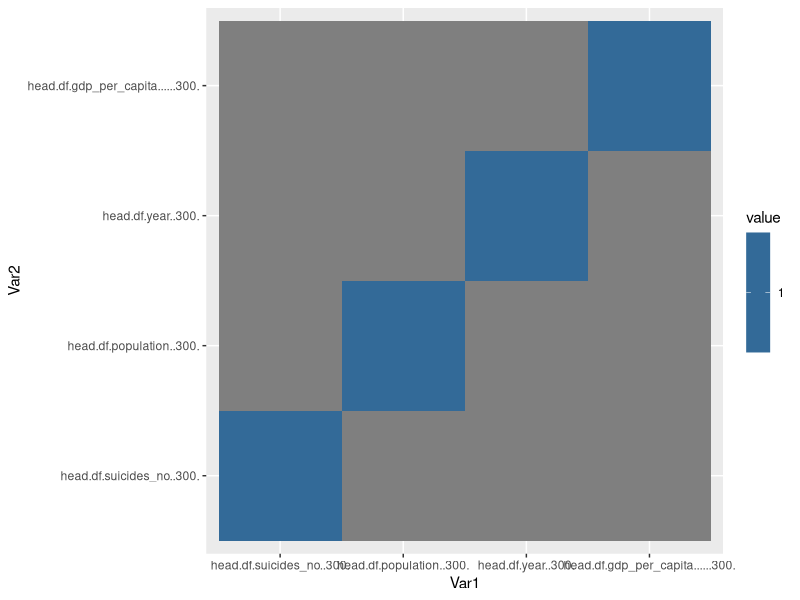
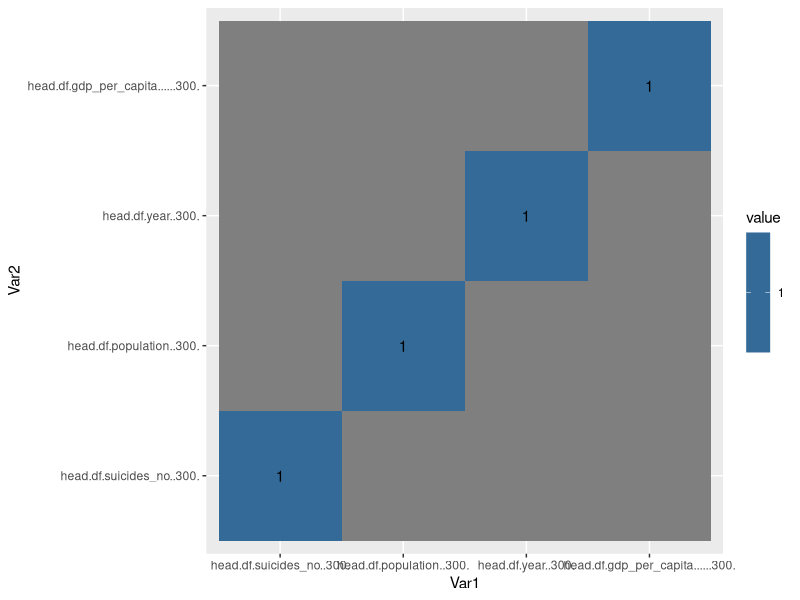

Source code (R) for these figures, in order:
print(getwd())
df<-read.csv("suicide_data.csv")
#print(head(df))

df2<-data.frame(head(df$suicides_no,300),head(df$population,300),head(df$year,300),head(df$gdp_per_capita....,300))
#print(sapply(df2,class))  
cormat <- round(cor(df2),2)  #Finding correlation matrix
print(head(cormat))

#install.packages("ggplot2") 
#install.packages("reshape2")
library(reshape2)
melted_cormat <- melt(cormat)    #Changing format to plot a chart
print(head(melted_cormat))

library(ggplot2)
plot_tile<-ggplot(data = melted_cormat, aes(x=Var1, y=Var2, fill=value,label=value)) + 
  geom_tile()     #plot basicheatmap
print(plot_tile)
plot_text<-plot_tile+geom_text()    #Give values to each cell
print(plot_text)

#Conclusion:
#We get which parameters are highly correlated with the help of this visualization,
#Now we can verify these values by using in-built function and derive insights.